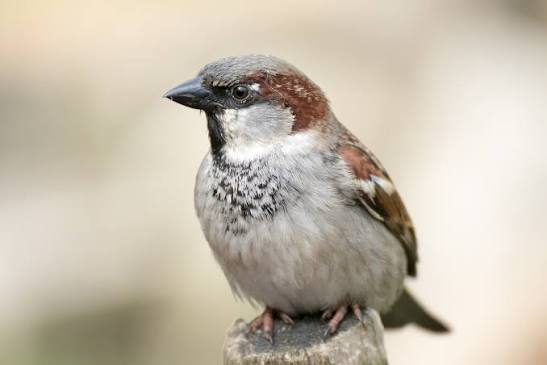
#> input picture imagenes/gorrion.jpg, 547 x 365 px, found by its file name
$ python p8-mediana-1110.py
#> lines starting #> are read from the running program, lines starting #| are printed output that depends on the picture
#Mario Yañez NC 1110
import cv2

# Cargar la imagen
imagen = cv2.imread("imagenes/gorrion.jpg")
#> imagen is the input picture: shape (365, 547, 3); mean B, G, R 173.9, 189.4, 198.6

# Verificar que la imagen se haya cargado
if imagen is None:
    print("No se pudo cargar la imagen.")
    exit()

# Aplicar filtro de mediana
imagen_filtrada = cv2.medianBlur(imagen, 7)
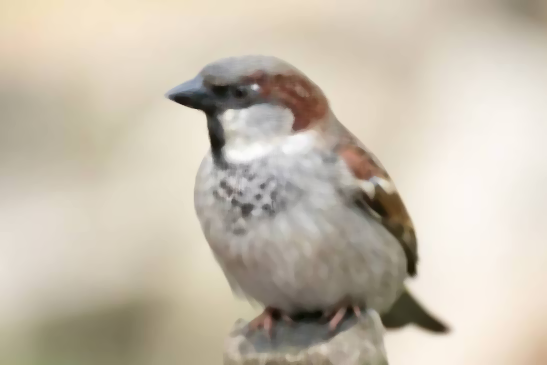
#> imagen_filtrada: shape (365, 547, 3); mean B, G, R 174, 189.6, 198.8

# Mostrar imágenes
cv2.imshow("gorrion original 1110", imagen)
cv2.imshow("Imagen con filtro de mediana 1110", imagen_filtrada)

# Guardar resultado
cv2.imwrite(
    "resultados/gorrion.jpg",
    imagen_filtrada
)

print("Filtro de mediana aplicado correctamente.")
print("Resultado guardado en:")
print("resultados/gorrion.jpg")

# Esperar una tecla
cv2.waitKey(0)

# Cerrar ventanas
cv2.destroyAllWindows()

print("Mario Yañez NC 1110")
